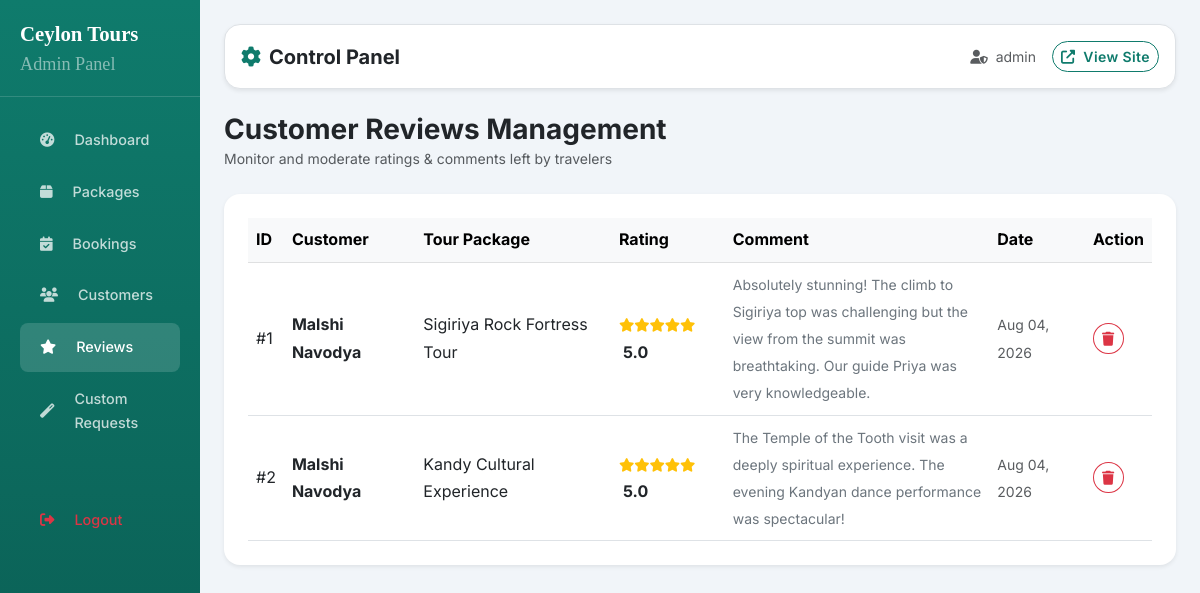
Screenshot of /index.php?route=admin_reviews (signed in) with the database file from the repository.
### tables this page shows
CREATE TABLE `reviews` (
  `id` int(11) NOT NULL AUTO_INCREMENT,
  `customer_id` int(11) NOT NULL,
  `package_id` int(11) NOT NULL,
  `rating` tinyint(1) NOT NULL CHECK (`rating` BETWEEN 1 AND 5),
  `comment` text DEFAULT NULL,
  `created_at` timestamp NOT NULL DEFAULT current_timestamp(),
  PRIMARY KEY (`id`),
  UNIQUE KEY `one_review_per_booking` (`customer_id`, `package_id`),
  KEY `package_id` (`package_id`),
  CONSTRAINT `reviews_ibfk_1` FOREIGN KEY (`customer_id`) REFERENCES `customers` (`id`) ON DELETE CASCADE,
  CONSTRAINT `reviews_ibfk_2` FOREIGN KEY (`package_id`) REFERENCES `tour_packages` (`id`) ON DELETE CASCADE
);

CREATE TABLE `customers` (
  `id` int(11) NOT NULL AUTO_INCREMENT,
  `name` varchar(100) NOT NULL,
  `email` varchar(100) NOT NULL,
  `phone` varchar(20) NOT NULL,
  `password` varchar(255) NOT NULL,
  `created_at` timestamp NOT NULL DEFAULT current_timestamp(),
  PRIMARY KEY (`id`),
  UNIQUE KEY `email` (`email`)
);

CREATE TABLE `tour_packages` (
  `id` int(11) NOT NULL AUTO_INCREMENT,
  `title` varchar(255) NOT NULL,
  `destination` varchar(100) NOT NULL,
  `description` text NOT NULL,
  `category` enum('Adventure','Cultural','Wildlife','Beach','Family','Honeymoon','Religious') NOT NULL DEFAULT 'Cultural',
  `difficulty_level` enum('Easy','Moderate','Challenging') NOT NULL DEFAULT 'Easy',
  `includes_services` text DEFAULT NULL,
  `excluded_services` text DEFAULT NULL,
  `price` decimal(10,2) NOT NULL,
  `duration` int(11) NOT NULL COMMENT 'Duration in days',
  `image` varchar(255) DEFAULT NULL,
  `available_slots` int(11) NOT NULL,
  `rating` decimal(3,2) DEFAULT 0.00,
  `is_featured` tinyint(1) DEFAULT 0,
  `created_at` timestamp NOT NULL DEFAULT current_timestamp(),
  PRIMARY KEY (`id`)
);

### controllers/AdminController.php (called while the page is built, shortened)
<?php
require_once 'config/Database.php';
require_once 'models/Review.php';
class AdminController {
    private $db;
    public function __construct() {
        $database = new Database();
        $this->db       = $database->getConnection();
    }
    public function manageReviews() {
        $review = new Review($this->db);
        $stmt = $review->readAll();
        $reviews = $stmt->fetchAll(PDO::FETCH_ASSOC);
        require_once 'views/admin/manage_reviews.php';
    }
}
?>

### config/Database.php (called while the page is built, shortened)
<?php
class Database {
    private $host = "localhost";
    private $db_name = "tour_booking";
    private $username = "root";
    private $password = "";
    public function getConnection() {
        $this->conn = null;
        try {
            $this->conn = new PDO("mysql:host=" . $this->host . ";dbname=" . $this->db_name, $this->username, $this->password);
            $this->conn->setAttribute(PDO::ATTR_ERRMODE, PDO::ERRMODE_EXCEPTION);
            $this->conn->setAttribute(PDO::ATTR_DEFAULT_FETCH_MODE, PDO::FETCH_ASSOC);
        } catch(PDOException $exception) {
            echo "Database Connection Error: " . $exception->getMessage();
        }
        return $this->conn;
    }
}
?>

### models/Review.php (called while the page is built, shortened)
<?php
class Review {
    private $conn;
    private $table_name = "reviews";
    public function __construct($db) {
        $this->conn = $db;
    }
    public function readAll() {
        $query = "SELECT r.*, c.name as customer_name, p.title as package_title
                  FROM " . $this->table_name . " r
                  LEFT JOIN customers c ON r.customer_id = c.id
                  LEFT JOIN tour_packages p ON r.package_id = p.id
                  ORDER BY r.created_at DESC";
        $stmt = $this->conn->prepare($query);
        $stmt->execute();
        return $stmt;
    }
}
?>

### views/admin/manage_reviews.php (the view)
<?php require_once 'includes/admin_header.php'; ?>
<div class="d-flex justify-content-between align-items-center mb-4">
    <div>
        <h3 class="fw-bold m-0 text-dark">Customer Reviews Management</h3>
        <p class="text-muted small mb-0">Monitor and moderate ratings & comments left by travelers</p>
    </div>
</div>
<div class="card border-0 shadow-sm rounded-4 bg-white p-4">
    <div class="table-responsive">
        <table class="table table-hover align-middle mb-0">
            <thead class="table-light">
                <tr>
                    <th>ID</th>
                    <th>Customer</th>
                    <th>Tour Package</th>
                    <th>Rating</th>
                    <th>Comment</th>
                    <th>Date</th>
                    <th>Action</th>
                </tr>
            </thead>
            <tbody>
                <?php if (!empty($reviews)): ?>
                    <?php foreach ($reviews as $rev): ?>
                        <tr>
                            <td>#<?php echo $rev['id']; ?></td>
                            <td><strong><?php echo htmlspecialchars($rev['customer_name'] ?? 'Anonymous'); ?></strong></td>
                            <td><?php echo htmlspecialchars($rev['package_title'] ?? 'N/A'); ?></td>
                            <td>
                                <span class="stars text-warning fs-7">
                                    <?php
                                    for ($i=1; $i<=5; $i++) {
                                        echo $i <= $rev['rating'] ? '<i class="fas fa-star"></i>' : '<i class="far fa-star empty"></i>';
                                    }
                                    ?>
                                </span>
                                <strong class="ms-1"><?php echo $rev['rating']; ?>.0</strong>
                            </td>
                            <td style="max-width: 300px;"><small class="text-secondary"><?php echo htmlspecialchars($rev['comment']); ?></small></td>
                            <td><small class="text-muted"><?php echo date('M d, Y', strtotime($rev['created_at'])); ?></small></td>
                            <td>
                                <a href="index.php?route=delete_review&id=<?php echo $rev['id']; ?>" class="btn btn-sm btn-outline-danger rounded-circle" onclick="return confirm('Delete this customer review?')" title="Delete Review">
                                    <i class="fas fa-trash"></i>
                                </a>
                            </td>
                        </tr>
                    <?php endforeach; ?>
                <?php else: ?>
                    <tr><td colspan="7" class="text-center text-muted py-4">No reviews found.</td></tr>
                <?php endif; ?>
            </tbody>
        </table>
    </div>
</div>
<?php require_once 'includes/admin_footer.php'; ?>

### assets/css/style.css (style rules this page uses)
:root { --primary: #0f7b6c; --primary-dark: #0a5c52; --primary-light: #e8f5f3; --accent: #f59e0b; --accent-dark: #d97706; --secondary: #6b7280; --dark: #111827; --light: #f9fafb; --white: #ffffff; --danger: #ef4444; --success: #10b981; --info: #3b82f6; --shadow-sm: 0 1px 3px rgba(0, 0, 0, .08), 0 1px 2px rgba(0, 0, 0, .04); --shadow-md: 0 4px 12px rgba(0, 0, 0, .10), 0 2px 4px rgba(0, 0, 0, .05); --shadow-lg: 0 20px 48px rgba(0, 0, 0, .14), 0 8px 16px rgba(0, 0, 0, .06); --shadow-xl: 0 32px 64px rgba(0, 0, 0, .18); --radius-sm: .5rem; --radius-md: 1rem; --radius-lg: 1.5rem; --radius-xl: 2rem; --transition: .3s cubic-bezier(.4, 0, .2, 1); --transition-fast: .15s cubic-bezier(.4, 0, .2, 1); }
*, *::before, *::after { box-sizing: border-box; }
html { scroll-behavior: smooth; }
body { font-family: 'Outfit', sans-serif; color: #374151; background: #f8fafc; line-height: 1.7; }
a { color: var(--primary); }
.btn { font-weight: 600; letter-spacing: .4px; transition: var(--transition); border-radius: var(--radius-sm); }
.stars { color: #fbbf24; font-size: .85rem; }
.admin-body { background: #f1f5f9; font-family: 'Inter', sans-serif; }
.rounded-4 { border-radius: var(--radius-md) !important; }

### rows the page displays
reviews: id "1", customer.name "Malshi Navodya", package.title "Sigiriya Rock Fortress Tour", rating "5", comment "Absolutely stunning! The climb to Sigiriya top was challenging but the view from the summit was breathtaking. Our guide Priya was very knowledgeable.", created_at "Aug 04, 2026"
reviews: id "2", customer.name "Malshi Navodya", package.title "Kandy Cultural Experience", rating "5", comment "The Temple of the Tooth visit was a deeply spiritual experience. The evening Kandyan dance performance was spectacular!", created_at "Aug 04, 2026"

### other values shown
$_SESSION['admin_username'] "admin"
